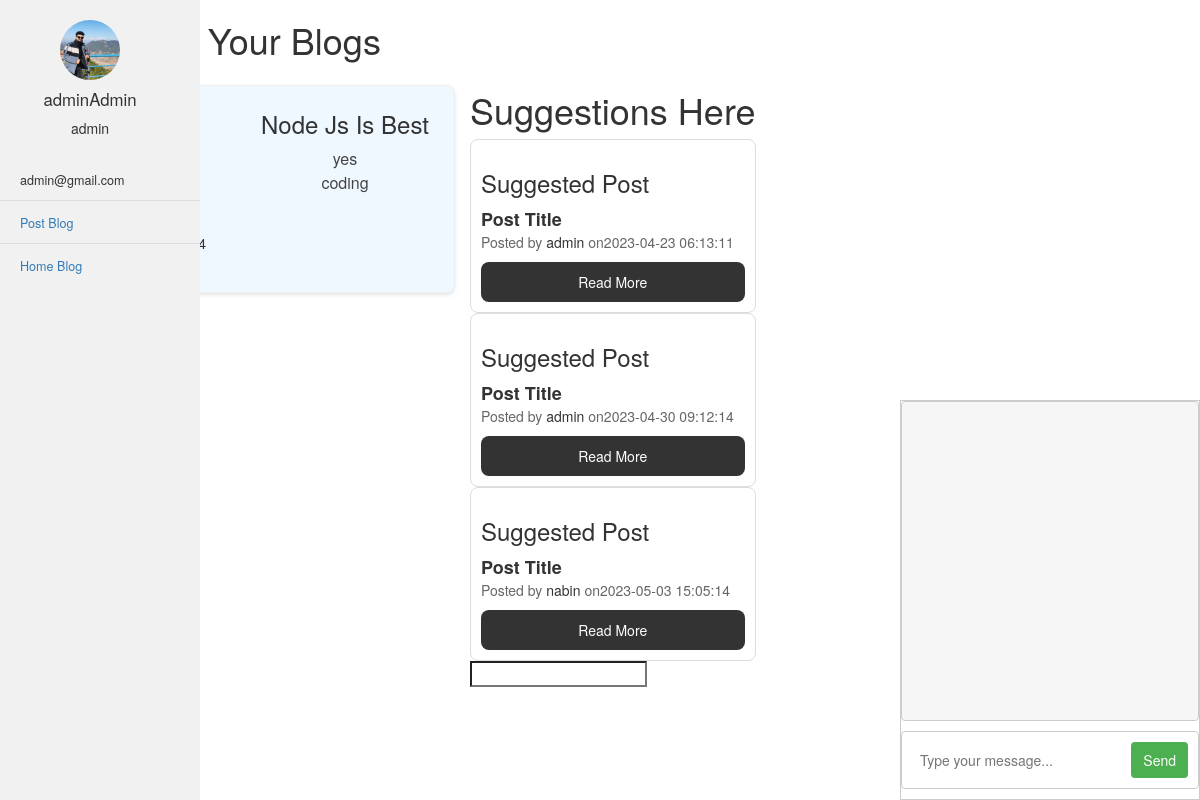
The page /Blog/singlepost.php?cid=45 (signed in) on the database its author committed.
### tables this page shows
CREATE TABLE `community` (
  `id` int(10) NOT NULL,
  `title` varchar(40) NOT NULL,
  `contents` varchar(500) NOT NULL,
  `images` varchar(255) NOT NULL,
  `username` varchar(20) NOT NULL,
  `p_p` varchar(100) NOT NULL,
  `tags` varchar(250) NOT NULL,
  `timestamp` timestamp NOT NULL DEFAULT current_timestamp() ON UPDATE current_timestamp()
);

### Blog/singlepost.php (the view, shortened to what this page needs)
<?php
$cid = $_GET['cid'];
?>
<!DOCTYPE html>
<html lang="en">
<head>
</head>
<body>
    <h1> Start Writing Your Blogs </h1>
    <div class="container">
        <div class="sidenav">
            <?php include 'include/sidenav.php' ?>
        </div>
        <div class="contents">
            <?php
            $query = "SELECT community.id AS cid,community.tags as tags,community.timestamp as timestamp, community.contents AS contents, community.username, community.title AS title, users.name AS name, users.lastname AS lastname, users.p_p AS profile
            FROM community
            LEFT JOIN users ON users.username = community.username
            WHERE  id = $cid
            ORDER BY community.id DESC ";
            $dbConnection = mysqli_connect("localhost", "root", "", "chat_app_db");
            $result = mysqli_query($dbConnection, $query);
            if ($result) {
                while ($row = mysqli_fetch_assoc($result)) {
                    $name = $row['name'];
                    $title = $row['title'];
                    $lastname = $row['lastname'];
                    $timestamp = $row['timestamp'];
                    $tags = $row['tags'];
                    $contents = $row['contents'];
            ?>
                    <div class="blogs">
                        <div class="profile">
                            <h5> <?php echo $name ?> </h5>
                            <h5> <?php echo $lastname ?> </h5>
                            <h5> <?php echo $timestamp ?> </h5>
                        </div>
                        <div class="contents">
                            <h1> <?php echo $title ?> </h1>
                            <p><?php echo $contents ?></p>
                            <p><?php echo $tags ?></p>
                        </div>
                    </div>
            <?php
                }
            } else {
            }
            ?>
        </div>
        <div class="">
            <h1> Suggestions Here </h1>
            <?php
            $mysqli = new mysqli('localhost', 'root', '', 'chat_app_db');
            $username = $_SESSION['username'];
            $query = "SELECT interests FROM users WHERE username = '$username'";
            $result = $mysqli->query($query);
            $row = $result->fetch_assoc();
            $interest = $row['interests'];
            $query = "SELECT title, username, contents,timestamp
              FROM community
              WHERE tags = '$interest'";
            $result = $mysqli->query($query);
            while ($row = $result->fetch_assoc()) {
                $username = $row['username'];
                $timestamp = $row['timestamp'];
                echo '
      <div class="border" style="border-radius: 8px; border: 1px solid #ddd; padding: 10px;">
  <h2 style="font-size: 24px; margin-bottom: 10px;">Suggested Post</h2>
  <div style="display: flex; align-items: center; margin-bottom: 10px;">
    <div>
      <p style="margin: 0; font-size: 18px; font-weight: bold;">Post Title</p>
      <p style="margin: 0; font-size: 14px; color: #666;">Posted by <a href="#" style="color: #333; text-decoration: none;">' . $username . '</a> on'  . $timestamp . '</p>
    </div>
  </div>
  <a href="#" style="display: block; background-color: #333; color: #fff; padding: 10px 20px; text-align: center; border-radius: 8px; text-decoration: none; margin-top: 10px;">Read More</a>
</div>';
            }
            ?>
            <div>
                <input type="search" id="search-input">
            </div>
            <div id="chat-container">
                <div id="chat-messages"></div>
                <form id="chat-form">
                    <input type="text" id="chat-message" name="message" placeholder="Type your message...">
                    <button type="submit">Send</button>
                </form>
            </div>
        </div>
</body>
</html>

### Blog/include/sidenav.php (style rules this page uses)
.profile { text-align: center; padding: 20px; }

### Blog/singlepost.php (style rules this page uses)
.container { display: flex; }
.contents { padding: 15px; max-width: 80%; }
.blogs { display: flex; background-color: aliceblue; padding: 2px; margin-bottom: 10px; box-shadow: 0 2px 4px rgba(0, 0, 0, 0.1); border-radius: 8px; text-align: center; color: #333; }
.blogs { display: flex; margin-bottom: 20px; padding: 10px; border: 1px solid #eee; }
.profile { margin-right: 20px; }
.contents h1 { margin: 0 0 10px; font-size: 24px; }
.contents p { margin: 0; font-size: 16px; color: #444; line-height: 1.5; }
#chat-container { position: fixed; bottom: 0; right: 0; width: 300px; height: 400px; border: 1px solid #ccc; overflow-y: scroll; }
#chat-messages { height: 320px; padding: 10px; overflow: auto; background-color: #f6f6f6; border: 1px solid #ccc; border-radius: 4px; margin-bottom: 10px; }
#chat-form { display: flex; padding: 10px; background-color: #fff; border: 1px solid #ccc; border-radius: 4px; }
#chat-form input[type=text] { flex: 1; margin-right: 10px; padding: 8px; border: none; border-radius: 4px; font-size: 14px; }
#chat-form button[type=submit] { padding: 8px 12px; background-color: #4CAF50; color: #fff; border: none; border-radius: 4px; cursor: pointer; font-size: 14px; }

### rows shown on the page
community: title "Node Js Is Best", contents "yes", tags "coding", username "admin", timestamp "2023-04-30 09:12:14"
community: username "admin", timestamp "2023-04-23 06:13:11"
community: username "nabin", timestamp "2023-05-03 15:05:14"

### other values the page prints
$name "admin"
$lastname "Admin"
$username "admin"
$_SESSION['email'] "admin@gmail.com"
